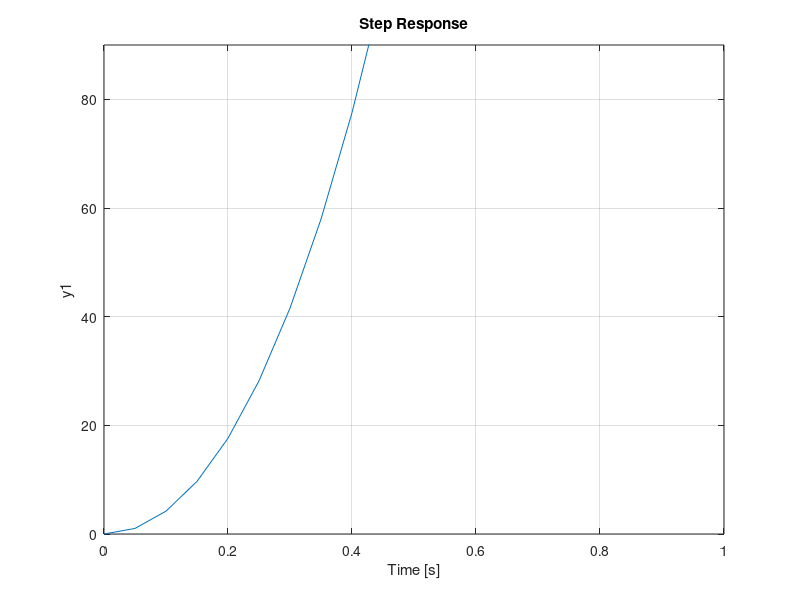

Write MATLAB code to recreate this figure. (Note: this script raises an error after producing the figure.)
% System parameters:

% m(n): Mass of the nth layer
% mr: Mass of the four rods
% r(n): Distance between the rotor and the nth layer
% lr: Length of the rods

m1 = 1.146;  % kg
r1 = 0.03;  % m
m2 = 0.197;  % kg
r2 = 0.085;  % m
m3 = 0.1254;  % kg
r3 = 0.14;  % m
%r3 = 0.25;  % m
mr = 0.222;  % kg
lr = 0.23;  % m

% lg: Distance between the rotor and the center of mass
% Jp: Total moment of inertia of the bot
mp = sum([m1 m2 m3 mr]);  % kg
lg = dot([m1 m2 m3 mr], [r1 r2 r3 lr/2]) / mp;  % m
Jp = dot([m1 m2 m3], ([r1 r2 r3]-lg).^2) + 1/3*mr*(lg^3+(lr-lg)^3)/lr;  % kg m^2

% mw: Mass of the wheel
% rw: Radius of the wheel
mw = 0.02; % kg
rw = 0.04;  % m
Jw = 1/2*mw*rw^2; % kg m^2

% Friction b and moment of inertia of the rotor is estimated to be 0
Kt = 0.1516;
Ke = 0.01146;
Jm = 0;
Gr = 1/18.75;
b = 0;
Ra = 2.1828; % ohms
s = tf("s");

% Derive the transfer function and show the location of the open loop poles
tfFish = minreal((180/pi)*Kt/Ra*(mp*lg*rw)/(((Jp-mp*lg^2)*(Jm/Gr+Jw+(mw-mp)*rw^2)+(mp*lg*rw)^2)*s^2+(Jp-mp*lg^2)*(Kt/Ra*Ke/Gr+b/Gr)*s))
OpenLoopPoles = pole(tfFish)
step(tfFish)
ylim([0 90])
xlim([0 1])
% Calculate the PID gains with Pole Placement method
% N: Time constant 
K = tfdata(tfFish, 'v');
N = 0.25;
Pa = -1/N * 2 * pi;
Pb = -1/N * 2 * pi;

syms x y
Kp = double(solve(Pa * Pb == OpenLoopPoles(1) * OpenLoopPoles(2) + K(3) * x , x))
Kd = double(solve(-(Pa + Pb) == K(3) * y - (OpenLoopPoles(1) + OpenLoopPoles(2)), y))
Ki = 0;
C = Kp+Kd*s+Ki/s;
tfcp = minreal(feedback(tfFish * C,1))
CloseLoopPoles = pole(tfcp)





